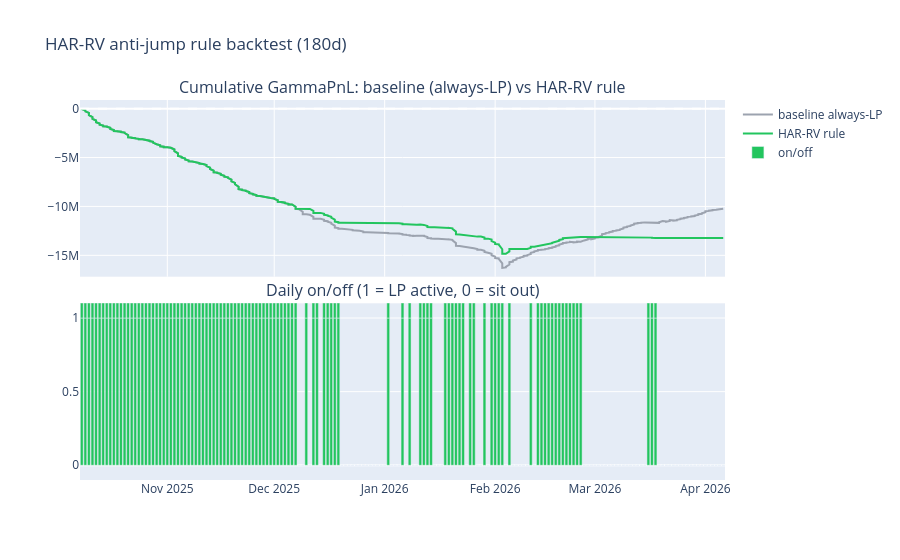

Source (notebook cell):
### Markdown cell above
## §6 — POC Question 3: HAR-RV leading signal — anti-jump rule

### Code cell
# Build a synthetic out-of-sample backtest:
# Rule: skip day t if HAR-RV forecast σ²_{t} (made at t-1) > σ*²_pool_t-1.
# Compare cumulative GammaPnL vs always-LP baseline.

# Align all series on a common index
common_idx = posn["date"]
fees     = posn.set_index("date")["fees_position_usd_daily"].reindex(common_idx).fillna(0)
gc_total = posn.set_index("date")["gamma_cost_realized_usd_daily"].reindex(common_idx).fillna(0)
gc_jump  = posn.set_index("date")["jump_gamma_cost_usd_daily"].reindex(common_idx).fillna(0)
gc_diff  = posn.set_index("date")["diffusion_gamma_cost_usd_daily"].reindex(common_idx).fillna(0)
sigma_star_2 = (pool.set_index("date")["break_even_volatility_annual_7d_window"] ** 2).reindex(common_idx)
sigma_har_1d = vol.set_index("date")["sigma_har_forecast_1d_annual"].reindex(common_idx)
sigma_har_2  = sigma_har_1d ** 2

# ON-rule: LP iff sigma_har_1d² ≤ break_even²
on_rule = (sigma_har_2 <= sigma_star_2).fillna(False).astype(float)
# Coverage: how many days the rule has a forecast
coverage = float((sigma_har_1d.notna() & sigma_star_2.notna()).mean())
n_on = int(on_rule.sum())
n_total = int(sigma_har_1d.notna().sum())

# Hypothetical PnL under each rule
pnl_baseline = fees - gc_total
pnl_rule     = on_rule * pnl_baseline
cum_baseline = pnl_baseline.cumsum()
cum_rule     = pnl_rule.cumsum()

# Jump-day capture rate: of the jump days (jump_intensity > median), how many does the rule skip?
jump_intensity = vol.set_index("date")["jump_intensity_daily"].reindex(common_idx)
jump_q75 = float(jump_intensity.quantile(0.75))
high_jump_days = (jump_intensity >= jump_q75)
skipped_high_jump_days = int(((on_rule == 0) & high_jump_days & sigma_har_1d.notna()).sum())
total_high_jump_days = int((high_jump_days & sigma_har_1d.notna()).sum())

print("─" * 60)
print("  POC Q3 — HAR-RV leading-signal backtest")
print("─" * 60)
print(f"  forecast coverage:          {coverage:.1%}  (warm-up = first 60d)")
print(f"  rule LP-active days:        {n_on} / {n_total}")
print(f"  baseline cum PnL (180d):    ${float(cum_baseline.iloc[-1]):>12,.0f}")
print(f"  rule cum PnL    (180d):     ${float(cum_rule.iloc[-1]):>12,.0f}")
print(f"  Δ (rule − baseline):        ${float(cum_rule.iloc[-1] - cum_baseline.iloc[-1]):>12,.0f}")
print()
print(f"  high-jump days (jump_intensity ≥ p75):  {total_high_jump_days}")
print(f"  among them, skipped by rule:            {skipped_high_jump_days} ({skipped_high_jump_days/max(total_high_jump_days,1):.0%})")
print("─" * 60)

fig = make_subplots(rows=2, cols=1, shared_xaxes=True, vertical_spacing=0.07,
    subplot_titles=("Cumulative GammaPnL: baseline (always-LP) vs HAR-RV rule",
                    "Daily on/off (1 = LP active, 0 = sit out)"))
fig.add_trace(go.Scatter(x=common_idx, y=cum_baseline, name="baseline always-LP", line=dict(color="#9ca3af", width=2)), row=1, col=1)
fig.add_trace(go.Scatter(x=common_idx, y=cum_rule, name="HAR-RV rule", line=dict(color="#22c55e", width=2)), row=1, col=1)
fig.add_hline(y=0, line_dash="dash", line_color="white", row=1, col=1)
fig.add_trace(go.Bar(x=common_idx, y=on_rule, name="on/off",
                      marker_color=["#22c55e" if v else "#ef4444" for v in on_rule.fillna(0).astype(int)]), row=2, col=1)
fig.update_yaxes(range=[-0.1, 1.1], row=2, col=1)
fig.update_layout(height=560, title_text="HAR-RV anti-jump rule backtest (180d)", showlegend=True)
fig.show()

### Figure 1 — Plotly figure (JSON) as saved in the notebook; plotly's stock layout.template omitted (floating-point values rounded to 4 significant figures; data arrays with more than 128 entries replaced by an {"elided": "..."} marker saying what was removed)
{"data": [{"line": {"color": "#9ca3af", "width": 2}, "name": "baseline always-LP", "type": "scatter", "x": {"elided": "362 str values"}, "xaxis": "x", "y": {"elided": "362 float values"}, "yaxis": "y"}, {"line": {"color": "#22c55e", "width": 2}, "name": "HAR-RV rule", "type": "scatter", "x": {"elided": "362 str values"}, "xaxis": "x", "y": {"elided": "362 float values"}, "yaxis": "y"}, {"marker": {"color": {"elided": "362 str values"}}, "name": "on/off", "type": "bar", "x": {"elided": "362 str values"}, "xaxis": "x2", "y": {"elided": "362 float values"}, "yaxis": "y2"}], "layout": {"annotations": [{"font": {"size": 16}, "showarrow": false, "text": "Cumulative GammaPnL: baseline (always-LP) vs HAR-RV rule", "x": 0.5, "xanchor": "center", "xref": "paper", "y": 1.0, "yanchor": "bottom", "yref": "paper"}, {"font": {"size": 16}, "showarrow": false, "text": "Daily on/off (1 = LP active, 0 = sit out)", "x": 0.5, "xanchor": "center", "xref": "paper", "y": 0.465, "yanchor": "bottom", "yref": "paper"}], "height": 560, "shapes": [{"line": {"color": "white", "dash": "dash"}, "type": "line", "x0": 0, "x1": 1, "xref": "x domain", "y0": 0, "y1": 0, "yref": "y"}], "showlegend": true, "title": {"text": "HAR-RV anti-jump rule backtest (180d)"}, "xaxis": {"anchor": "y", "domain": [0, 1], "matches": "x2", "showticklabels": false}, "xaxis2": {"anchor": "y2", "domain": [0, 1]}, "yaxis": {"anchor": "x", "domain": [0.535, 1.0]}, "yaxis2": {"anchor": "x2", "domain": [0, 0.465], "range": [-0.1, 1.1]}}}
